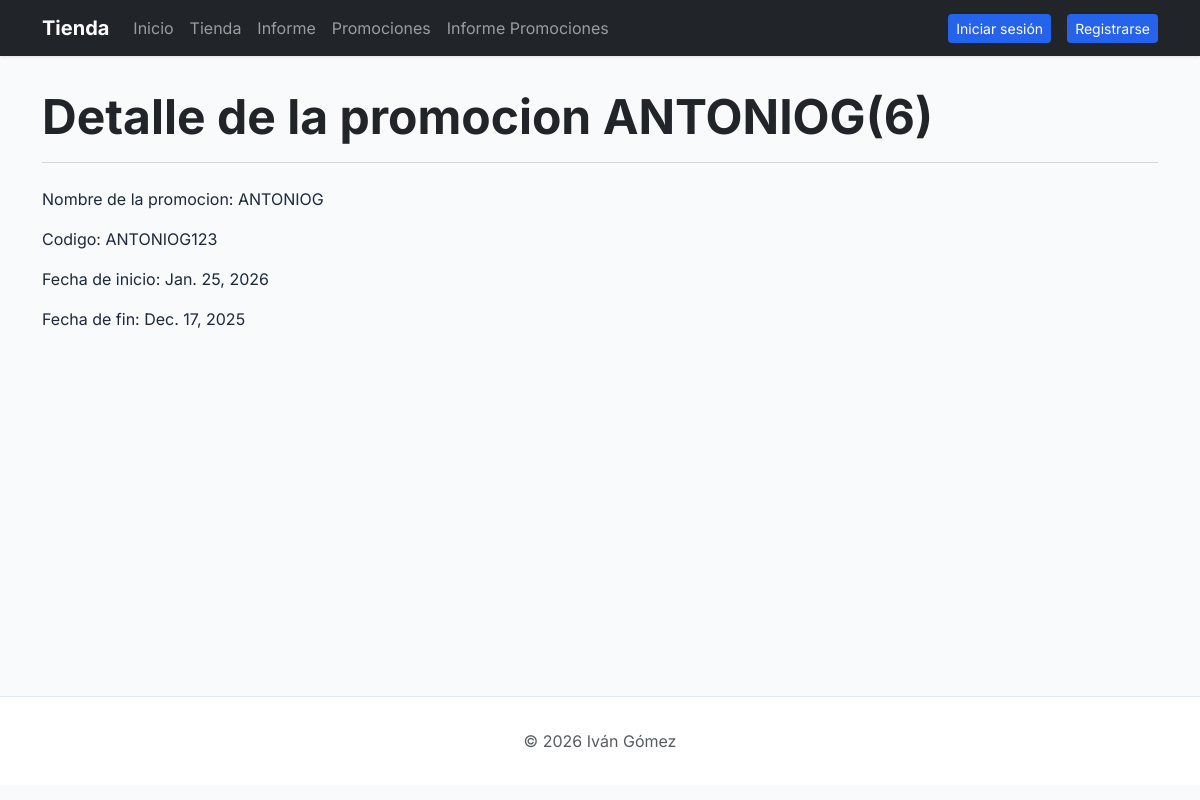
/tienda/admin/promociones/6, run on the app's committed database.
### core/models.py (models this page shows, shortened)
class Promocion(models.Model):
    nombre = models.CharField(max_length=50)
    codigo = models.CharField(max_length=20, unique=True)
    descuento = models.IntegerField()
    fecha_inicio = models.DateField(auto_now_add=True)
    fecha_fin = models.DateField()

### core/views.py (the view)
# urls.py: path('tienda/admin/promociones/<int:pk>', DetailPromocion.as_view(), name='detalle_promocion'),
class DetailPromocion(DetailView):
    model = Promocion
    template_name = 'core/detalle_promocion.html'

### core/templates/core/detalle_promocion.html (shortened to what this page needs)
{% extends 'core/base.html' %}
{% block tittle_section %}Detalle de la promocion {{promocion.nombre}}({{promocion.id}}){% endblock %}
{% block content %}
<p>Nombre de la promocion: {{promocion.nombre}}</p>
<p>Codigo: {{promocion.codigo}}</p>
<p>Fecha de inicio: {{promocion.fecha_inicio}}</p>
<p>Fecha de fin: {{promocion.fecha_fin}}</p>
{% endblock %}

### core/templates/core/base.html (style rules this page uses)
:root { --bs-body-font-family: 'Inter', sans-serif; --primary-color: #2563eb; }
body { background-color: #f8fafc; color: #1e293b; }

### data on the page
Promocion: nombre "ANTONIOG", id "6", codigo "ANTONIOG123", fecha_inicio "Jan. 25, 2026", fecha_fin "Dec. 17, 2025"
